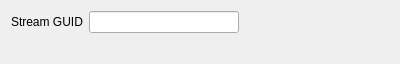
<ui version="4.0" >
 <class>Sign</class>
 <widget class="QWidget" name="Sign" >
  <property name="geometry" >
   <rect>
    <x>0</x>
    <y>0</y>
    <width>400</width>
    <height>64</height>
   </rect>
  </property>
  <property name="windowTitle" >
   <string>Form</string>
  </property>
  <layout class="QGridLayout" >
   <item row="0" column="0" >
    <widget class="QLabel" name="label" >
     <property name="text" >
      <string>Stream GUID</string>
     </property>
     <property name="buddy" >
      <cstring>guid</cstring>
     </property>
    </widget>
   </item>
   <item row="0" column="1" >
    <widget class="QLineEdit" name="guid" />
   </item>
   <item row="0" column="2" >
    <spacer>
     <property name="orientation" >
      <enum>Qt::Horizontal</enum>
     </property>
     <property name="sizeHint" >
      <size>
       <width>40</width>
       <height>20</height>
      </size>
     </property>
    </spacer>
   </item>
   <item row="1" column="1" >
    <spacer>
     <property name="orientation" >
      <enum>Qt::Vertical</enum>
     </property>
     <property name="sizeHint" >
      <size>
       <width>20</width>
       <height>40</height>
      </size>
     </property>
    </spacer>
   </item>
  </layout>
 </widget>
 <resources/>
 <connections/>
</ui>
